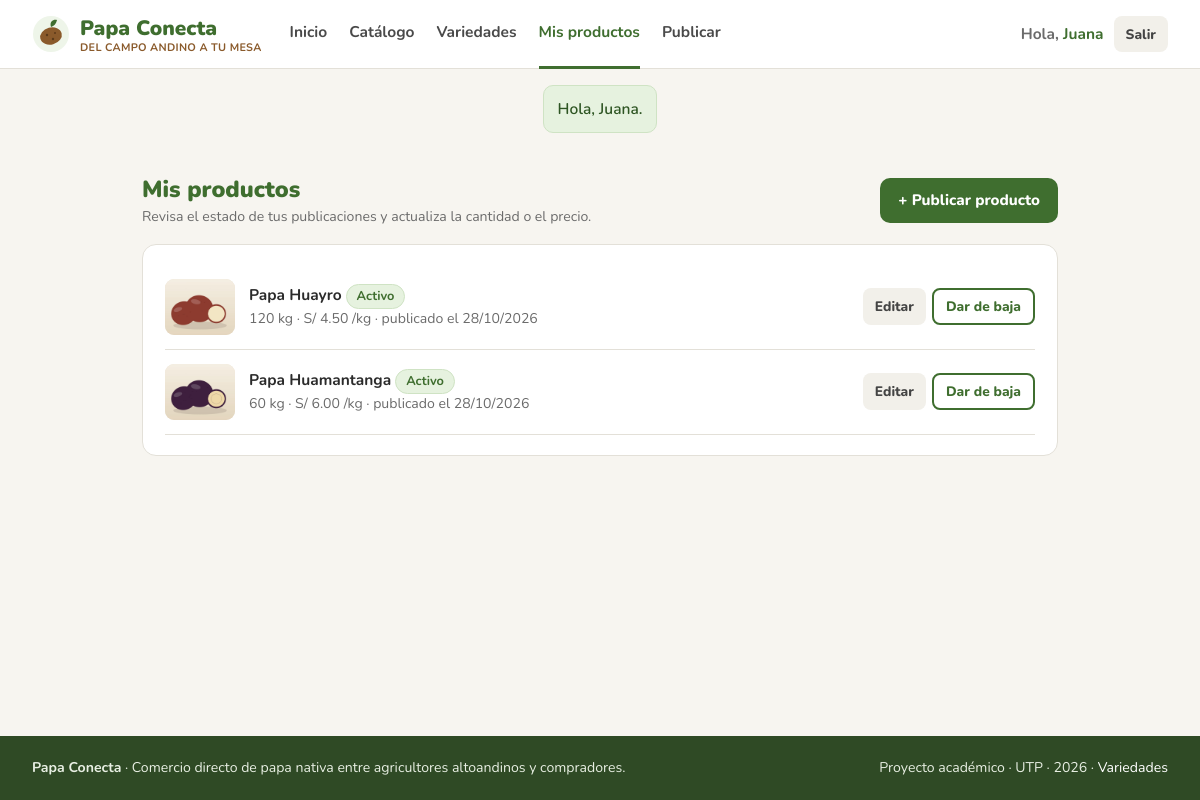
Page /index.php?r=agricultor/productos (signed in) on the committed database.
### tables this page shows
CREATE TABLE producto (
  id_producto        INT            NOT NULL AUTO_INCREMENT,
  id_agricultor      INT            NOT NULL,
  id_variedad        INT            NOT NULL,
  cantidad_kg        DECIMAL(8,2)   NOT NULL,
  precio_kg          DECIMAL(8,2)   NOT NULL,
  imagen             VARCHAR(255)   NULL,        
  estado             ENUM('pendiente','activo','agotado','inactivo')
                                    NOT NULL DEFAULT 'pendiente',
  observacion        VARCHAR(200)   NULL,        
  fecha_publicacion  DATETIME       NOT NULL DEFAULT CURRENT_TIMESTAMP,
  CONSTRAINT pk_producto PRIMARY KEY (id_producto),
  CONSTRAINT ck_producto_cantidad CHECK (cantidad_kg >= 0),
  CONSTRAINT ck_producto_precio CHECK (precio_kg > 0),
  CONSTRAINT fk_producto_agricultor FOREIGN KEY (id_agricultor)
    REFERENCES agricultor (id_agricultor) ON DELETE RESTRICT ON UPDATE CASCADE,
  CONSTRAINT fk_producto_variedad FOREIGN KEY (id_variedad)
    REFERENCES variedad_papa (id_variedad) ON DELETE RESTRICT ON UPDATE CASCADE
);

CREATE TABLE variedad_papa (
  id_variedad  INT         NOT NULL AUTO_INCREMENT,
  nombre       VARCHAR(60) NOT NULL,
  color_piel   VARCHAR(30) NOT NULL,
  temporada    VARCHAR(30) NOT NULL,
  beneficios   TEXT        NULL,
  descripcion  TEXT        NULL,
  CONSTRAINT pk_variedad PRIMARY KEY (id_variedad),
  CONSTRAINT uq_variedad_nombre UNIQUE (nombre)
);

### app/core/Controller.php (called while the page is built, shortened)
<?php
class Controller
{
    public function vista(string $nombre, array $datos = []): void
    {
        extract($datos, EXTR_SKIP);
        require RAIZ . '/app/views/layout/cabecera.php';
        require RAIZ . "/app/views/$nombre.php";
        require RAIZ . '/app/views/layout/pie.php';
    }
}

### app/controllers/AgricultorController.php (called while the page is built, shortened)
<?php
class AgricultorController extends Controller
{
    private ProductoModel $productos;
    private array $usuario;
    public function __construct()
    {
        $this->usuario   = $this->exigirTipo('agricultor');
        $this->productos = new ProductoModel();
    }
    public function productos(): void
    {
        $this->vista('agricultor/productos', [
            'titulo'    => 'Mis productos',
            'productos' => $this->productos->listarPorAgricultor($this->usuario['id_agricultor']),
        ]);
    }
}

### app/core/Router.php (called while the page is built, shortened)
<?php
class Router
{
    public function despachar(string $ruta): void
    {
        $ruta = trim($ruta, '/');
        try {
            [$clase, $accion] = $this->rutas[$ruta];
            (new $clase())->$accion();
        } catch (PDOException $e) {
            error_log('[Papa Conecta] ' . $e->getMessage());
            http_response_code(500);
            (new Controller())->vista('layout/error', ['titulo' => 'Error de base de datos',
                'mensaje' => 'No se pudo completar la operación. Verifica que MySQL esté iniciado en XAMPP '
                           . 'y que la base de datos papa_conecta exista (config/config.php).']);
        } catch (Throwable $e) {
            error_log('[Papa Conecta] ' . $e);
            http_response_code(500);
            (new Controller())->vista('layout/error', ['titulo' => 'Algo salió mal',
                'mensaje' => 'No se pudo completar la operación. Vuelve a intentarlo.']);
        }
    }
}

### public/index.php (called while the page is built, shortened)
<?php
$config = require RAIZ . '/config/config.php';
spl_autoload_register(function (string $clase): void {
    foreach (['core', 'interfaces', 'models', 'controllers'] as $carpeta) {
        $archivo = RAIZ . "/app/$carpeta/$clase.php";
        if (is_file($archivo)) {
            return;
        }
    }
});
require RAIZ . '/app/core/funciones.php';
$router = new Router([
    ''                     => ['InicioController', 'index'],
    'catalogo'             => ['CatalogoController', 'index'],
    'producto'             => ['CatalogoController', 'detalle'],
    'variedades'           => ['VariedadController', 'index'],
    'variedad'             => ['VariedadController', 'detalle'],
    'carrito'              => ['CarritoController', 'ver'],
    'carrito/agregar'      => ['CarritoController', 'agregar'],
    'carrito/actualizar'   => ['CarritoController', 'actualizar'],
    'carrito/quitar'       => ['CarritoController', 'quitar'],
    'pedido/confirmar'     => ['PedidoController', 'confirmar'],
    'pedido/resumen'       => ['PedidoController', 'resumen'],
    'login'                => ['AuthController', 'login'],
    'logout'               => ['AuthController', 'logout'],
    'registro'             => ['AuthController', 'registro'],
    'agricultor/productos' => ['AgricultorController', 'productos'],
    'agricultor/publicar'  => ['AgricultorController', 'publicar'],
    'agricultor/editar'    => ['AgricultorController', 'editar'],
    'agricultor/baja'      => ['AgricultorController', 'baja'],
    'agricultor/reenviar'  => ['AgricultorController', 'reenviar'],
    'admin/moderar'        => ['AdminController', 'moderar'],
    'admin/revisar'        => ['AdminController', 'revisar'],
    'admin/decidir'        => ['AdminController', 'decidir'],
]);
$router->despachar((string) ($_GET['r'] ?? ''));

### app/models/ProductoModel.php (called while the page is built, shortened)
<?php
class ProductoModel implements IProducto
{
    private PDO $bd;
    public function __construct()
    {
        $this->bd = Conexion::obtener();
    }
    public function listarPorAgricultor(int $idAgricultor): array
    {
        $st = $this->bd->prepare(
            'SELECT p.*, v.nombre AS variedad
               FROM producto p JOIN variedad_papa v ON v.id_variedad = p.id_variedad
              WHERE p.id_agricultor = ?
              ORDER BY FIELD(p.estado, \'inactivo\', \'pendiente\', \'activo\', \'agotado\'), p.fecha_publicacion DESC');
        $st->execute([$idAgricultor]);
        return $st->fetchAll();
    }
}

### config/config.php (called while the page is built)
<?php
return [
    'bd' => [
        'host'    => 'localhost',
        'puerto'  => 3306,
        'nombre'  => 'papa_conecta',
        'usuario' => 'root',
        'clave'   => '',
    ],
    'app' => [
        'nombre'       => 'Papa Conecta',
        'foto_max_mb'  => 2,
        'zona_horaria' => 'America/Lima',
        'mostrar_errores' => false,
    ],
];

### app/core/Conexion.php (called while the page is built)
<?php
class Conexion implements IConexion
{
    private static ?PDO $pdo = null;
    public static function obtener(): PDO
    {
        if (self::$pdo === null) {
            $cfg = (require RAIZ . '/config/config.php')['bd'];
            $dsn = "mysql:host={$cfg['host']};port={$cfg['puerto']};dbname={$cfg['nombre']};charset=utf8mb4";
            self::$pdo = new PDO($dsn, $cfg['usuario'], $cfg['clave'], [
                PDO::ATTR_ERRMODE            => PDO::ERRMODE_EXCEPTION,
                PDO::ATTR_DEFAULT_FETCH_MODE => PDO::FETCH_ASSOC,
                PDO::ATTR_EMULATE_PREPARES   => false,
            ]);
        }
        return self::$pdo;
    }
}

### app/views/agricultor/productos.php (the view, shortened to what this page needs)
<div class="contenedor" style="max-width:980px">
  <div class="cabecera-lista">
    <div><h2>Mis productos</h2><div class="muted small">Revisa el estado de tus publicaciones y actualiza la cantidad o el precio.</div></div>
    <a class="btn pri" href="<?= url('agricultor/publicar') ?>">+ Publicar producto</a>
  </div>
  <div class="card pad mis-productos">
    <?php foreach ($productos as $p): $rechazado = $p['estado'] === 'inactivo' && $p['observacion']; ?>
      <div class="producto-fila">
        <div class="item" style="border:0;padding:0;flex:1">
          <div class="mini"><img src="<?= e(imagenProducto($p['imagen'])) ?>" alt=""></div>
          <div class="info">
            <b>Papa <?= e($p['variedad']) ?></b> <?= chipEstado($p['estado'], $p['observacion']) ?>
            <div class="muted small"><?= kg($p['cantidad_kg']) ?> · <?= soles($p['precio_kg']) ?> /kg · publicado el <?= e(date('d/m/Y', strtotime($p['fecha_publicacion']))) ?></div>
          </div>
        </div>
        <div class="acciones" style="display:flex;gap:6px;flex-wrap:wrap;justify-content:flex-end">
          <a class="btn sm suave" href="<?= url('agricultor/editar', ['id' => $p['id_producto']]) ?>"><?= $rechazado ? 'Corregir' : 'Editar' ?></a>
          <?php if (in_array($p['estado'], ['activo', 'agotado', 'pendiente'], true)): ?>
            <form method="post" action="<?= url('agricultor/baja') ?>" data-confirmar="¿Dar de baja esta publicación? Dejará de verse en el catálogo.">
              <button class="btn sm out">Dar de baja</button></form>
          <?php elseif ($p['estado'] === 'inactivo'): ?>
            <form method="post" action="<?= url('agricultor/reenviar') ?>">
              <?= campoCsrf() ?><input type="hidden" name="id" value="<?= (int) $p['id_producto'] ?>">
              <button class="btn sm pri">Reenviar a revisión</button></form>
          <?php endif; ?>
        </div>
      </div>
    <?php endforeach; ?>
  </div>
</div>

### app/core/funciones.php (shortened to what this page needs)
<?php
function e(mixed $valor): string
{
    return htmlspecialchars((string) $valor, ENT_QUOTES, 'UTF-8');
}
function url(string $ruta = '', array $params = []): string
{
    $partes = [];
    if ($ruta !== '') {
        $partes[] = 'r=' . str_replace('%2F', '/', rawurlencode($ruta));
    }
    if ($params) {
        $partes[] = http_build_query($params);
    }
    return 'index.php' . ($partes ? '?' . implode('&', $partes) : '');
}
function soles(float|string $monto): string
{
    return 'S/ ' . number_format((float) $monto, 2, '.', ',');
}
function kg(float|string $cantidad): string
{
    $n = (float) $cantidad;
    return (floor($n) == $n ? number_format($n, 0, '.', ',') : number_format($n, 2, '.', ',')) . ' kg';
}
function imagenProducto(?string $ruta): string
{
    return str_starts_with($ruta, 'uploads/') ? $ruta : 'assets/' . $ruta;
}
function chipEstado(string $estado, ?string $observacion = null): string
{
    $mapa = [
        'pendiente' => ['pend', 'Pendiente'],
        'activo'    => ['ok', 'Activo'],
        'agotado'   => ['gris', 'Agotado'],
        'inactivo'  => [$observacion ? 'mal' : 'gris', $observacion ? 'Rechazado' : 'De baja'],
    ];
    [$clase, $texto] = $mapa[$estado] ?? ['gris', $estado];
    return '<span class="chip ' . $clase . '">' . e($texto) . '</span>';
}

### public/assets/css/estilos.css (style rules this page uses)
:root { --verde: #3F6E2F; --verde2: #5A8F43; --verdecl: #EEF5E9; --tierra: #8A5A2B; --crema: #FBF5EC; --txt: #2B2B2B; --gris: #6B6B6B; --borde: #E3E0D8; --ambar: #B8860B; --rojo: #B3261E; --fondo: #F7F5F0; --radio: 14px; }
* { box-sizing: border-box; margin: 0; padding: 0; }
html { -webkit-text-size-adjust: 100%; }
body { font-family: 'Nunito', system-ui, -apple-system, 'Segoe UI', Roboto, Arial, sans-serif; color: var(--txt); background: var(--fondo); font-size: 15.5px; line-height: 1.45; min-height: 100vh; display: flex; flex-direction: column; }
a { color: var(--verde); text-decoration: none; }
img { max-width: 100%; display: block; }
h2 { font-weight: 900; font-size: 1.45rem; color: var(--verde); }
.muted { color: var(--gris); }
.small { font-size: .88rem; }
.contenedor { max-width: 1240px; margin: 0 auto; padding: 26px 32px; }
.btn { display: inline-flex; align-items: center; justify-content: center; gap: 8px; border-radius: 10px; font-weight: 800; padding: 11px 18px; border: 0; font-family: inherit; font-size: .95rem; cursor: pointer; text-decoration: none; transition: filter .15s, transform .05s; min-height: 44px; }
.btn.pri { background: var(--verde); color: #fff; }
.btn.out { background: #fff; color: var(--verde); border: 2px solid var(--verde); }
.btn.suave { background: #F2F0EA; color: #444; }
.btn.sm { padding: 7px 12px; font-size: .86rem; border-radius: 8px; min-height: 36px; }
.card { background: #fff; border: 1px solid var(--borde); border-radius: var(--radio); }
.pad { padding: 20px 22px; }
.chip { display: inline-block; background: var(--crema); color: var(--tierra); border: 1px solid #EADBC6; border-radius: 20px; padding: 2px 10px; font-size: .8rem; font-weight: 700; white-space: nowrap; }
.chip.ok { background: #E6F2DF; color: var(--verde); border-color: #CFE3C4; }
.cabecera-lista { display: flex; justify-content: space-between; align-items: center; gap: 16px; margin-bottom: 16px; flex-wrap: wrap; }
.item { display: flex; align-items: center; gap: 14px; padding: 12px 0; border-bottom: 1px solid var(--borde); }
.item .mini { width: 70px; height: 56px; border-radius: 9px; overflow: hidden; flex: none; background: #EFE7D8; }
.item .mini img { width: 100%; height: 100%; object-fit: cover; }
.item .info { flex: 1; min-width: 0; }
.mis-productos .producto-fila { display: flex; gap: 14px; align-items: center; padding: 14px 0; border-bottom: 1px solid var(--borde); }

### rows in the picture
producto: imagen (picture), id_variedad.nombre "Huayro", cantidad_kg "120 kg", precio_kg "S/ 4.50", fecha_publicacion "28/10/2026", estado "Editar"
producto: imagen (picture), id_variedad.nombre "Huamantanga", cantidad_kg "60 kg", precio_kg "S/ 6.00", fecha_publicacion "28/10/2026", estado "Editar"

### other values in the picture
$usuario['nombres'] "Juana"
$m['mensaje'] "Hola, Juana."
